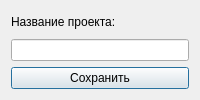
<?xml version="1.0" encoding="UTF-8"?>
<ui version="4.0">
 <class>CreateProjectDialog</class>
 <widget class="QDialog" name="CreateProjectDialog">
  <property name="windowTitle">
   <string>Создание проекта</string>
  </property>
  <layout class="QVBoxLayout" name="verticalLayout">
   <item>
    <widget class="QLabel" name="label">
     <property name="text">
      <string>Название проекта:</string>
     </property>
    </widget>
   </item>
   <item>
    <widget class="QLineEdit" name="titleEdit"/>
   </item>
   <item>
    <widget class="QPushButton" name="saveButton">
     <property name="text">
      <string>Сохранить</string>
     </property>
    </widget>
   </item>
  </layout>
 </widget>
 <resources/>
 <connections/>
</ui>
